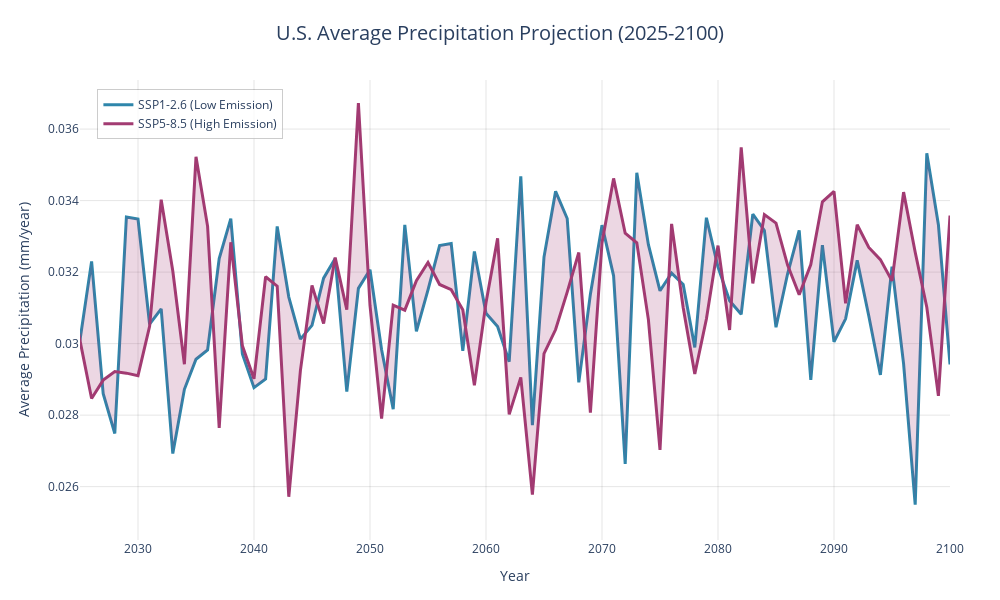

The notebook cell this image was saved under:
### Code cell
import pandas as pd
import plotly.graph_objects as go
import plotly.express as px
from pathlib import Path

# Load all regional data files
regions = ['midwest', 'northeast', 'south', 'west']
data_dir = Path('future_data')

# Load and combine all regional data
all_data = []
for region in regions:
    df = pd.read_csv(data_dir / f'{region}_futures_merged.csv')
    df['region'] = region
    all_data.append(df)

# Combine all regions
combined_df = pd.concat(all_data, ignore_index=True)

# Calculate average precipitation across all regions for each year
avg_precip = combined_df.groupby('year').agg({
    'low_emissions_pr': 'mean',
    'high_emissions_pr': 'mean'
}).reset_index()

# Filter for years 2025-2100
avg_precip = avg_precip[(avg_precip['year'] >= 2015) & (avg_precip['year'] <= 2100)]

# Unit conversion factor
CONVERSION_FACTOR = 1000 

avg_precip['low_emissions_pr_mm'] = avg_precip['low_emissions_pr'] * CONVERSION_FACTOR
avg_precip['high_emissions_pr_mm'] = avg_precip['high_emissions_pr'] * CONVERSION_FACTOR

# Create the line chart
fig = go.Figure()

# Add SSP1-2.6 (low emission) line
fig.add_trace(go.Scatter(
    x=avg_precip['year'],
    y=avg_precip['low_emissions_pr_mm'],
    mode='lines',
    name='SSP1-2.6 (Low Emission)',
    line=dict(color='#2E86AB', width=3),
    hovertemplate='<b>SSP1-2.6</b><br>' +
                  'Year: %{x}<br>' +
                  'Precipitation: %{y:.2f} mm/year<extra></extra>'
))

# Add SSP5-8.5 (high emission) line
fig.add_trace(go.Scatter(
    x=avg_precip['year'],
    y=avg_precip['high_emissions_pr_mm'],
    mode='lines',
    name='SSP5-8.5 (High Emission)',
    line=dict(color='#A23B72', width=3),
    hovertemplate='<b>SSP5-8.5</b><br>' +
                  'Year: %{x}<br>' +
                  'Precipitation: %{y:.2f} mm/year<extra></extra>'
))

# Add ribbon/fill between the lines to show divergence
fig.add_trace(go.Scatter(
    x=avg_precip['year'].tolist() + avg_precip['year'].tolist()[::-1],
    y=avg_precip['low_emissions_pr_mm'].tolist() + avg_precip['high_emissions_pr_mm'].tolist()[::-1],
    fill='toself',
    fillcolor='rgba(162, 59, 114, 0.2)',
    line=dict(color='rgba(255,255,255,0)'),
    hoverinfo='skip',
    showlegend=False,
    name='Divergence'
))

# Update layout
fig.update_layout(
    title={
        'text': 'U.S. Average Precipitation Projection (2025-2100)',
        'x': 0.5,
        'xanchor': 'center',
        'font': {'size': 20}
    },
    xaxis=dict(
        title='Year',
        titlefont=dict(size=14),
        tickfont=dict(size=12),
        range=[2025, 2100]
    ),
    yaxis=dict(
        title='Average Precipitation (mm/year)',
        titlefont=dict(size=14),
        tickfont=dict(size=12)
    ),
    hovermode='x unified',
    legend=dict(
        x=0.02,
        y=0.98,
        bgcolor='rgba(255, 255, 255, 0.8)',
        bordercolor='rgba(0, 0, 0, 0.2)',
        borderwidth=1
    ),
    plot_bgcolor='white',
    width=1000,
    height=600,
    margin=dict(l=80, r=50, t=80, b=60)
)

# Add grid
fig.update_xaxes(showgrid=True, gridwidth=1, gridcolor='rgba(0,0,0,0.1)')
fig.update_yaxes(showgrid=True, gridwidth=1, gridcolor='rgba(0,0,0,0.1)')

fig.show()

### Figure 1 — Plotly figure (JSON) as saved in the notebook; plotly's stock layout.template omitted (floating-point values rounded to 4 significant figures; data arrays with more than 128 entries replaced by an {"elided": "..."} marker saying what was removed)
{"data": [{"hovertemplate": "<b>SSP1-2.6</b><br>Year: %{x}<br>Precipitation: %{y:.2f} mm/year<extra></extra>", "line": {"color": "#2E86AB", "width": 3}, "mode": "lines", "name": "SSP1-2.6 (Low Emission)", "type": "scatter", "x": [2015, 2016, 2017, 2018, 2019, 2020, 2021, 2022, 2023, 2024, 2025, 2026, 2027, 2028, 2029, 2030, 2031, 2032, 2033, 2034, 2035, 2036, 2037, 2038, 2039, 2040, 2041, 2042, 2043, 2044, 2045, 2046, 2047, 2048, 2049, 2050, 2051, 2052, 2053, 2054, 2055, 2056, 2057, 2058, 2059, 2060, 2061, 2062, 2063, 2064, 2065, 2066, 2067, 2068, 2069, 2070, 2071, 2072, 2073, 2074, 2075, 2076, 2077, 2078, 2079, 2080, 2081, 2082, 2083, 2084, 2085, 2086, 2087, 2088, 2089, 2090, 2091, 2092, 2093, 2094, 2095, 2096, 2097, 2098, 2099, 2100], "y": [0.02952, 0.02871, 0.02904, 0.03147, 0.03366, 0.0318, 0.02844, 0.02933, 0.0318, 0.02875, 0.0301, 0.0323, 0.0286, 0.02749, 0.03354, 0.03349, 0.03054, 0.03097, 0.02693, 0.02872, 0.02956, 0.02982, 0.03238, 0.0335, 0.02971, 0.02877, 0.02901, 0.03328, 0.0313, 0.03013, 0.03051, 0.03183, 0.03238, 0.02866, 0.03155, 0.03207, 0.02983, 0.02817, 0.03332, 0.03034, 0.0315, 0.03274, 0.0328, 0.0298, 0.03258, 0.03085, 0.03048, 0.02949, 0.03468, 0.02772, 0.03242, 0.03426, 0.0335, 0.02892, 0.03138, 0.03331, 0.0319, 0.02664, 0.03478, 0.03277, 0.03148, 0.03197, 0.03166, 0.02989, 0.03352, 0.03214, 0.0312, 0.03082, 0.03362, 0.03316, 0.03046, 0.03195, 0.03317, 0.02898, 0.03276, 0.03005, 0.03069, 0.03233, 0.03077, 0.02912, 0.03215, 0.02944, 0.0255, 0.03533, 0.03333, 0.02942]}, {"hovertemplate": "<b>SSP5-8.5</b><br>Year: %{x}<br>Precipitation: %{y:.2f} mm/year<extra></extra>", "line": {"color": "#A23B72", "width": 3}, "mode": "lines", "name": "SSP5-8.5 (High Emission)", "type": "scatter", "x": [2015, 2016, 2017, 2018, 2019, 2020, 2021, 2022, 2023, 2024, 2025, 2026, 2027, 2028, 2029, 2030, 2031, 2032, 2033, 2034, 2035, 2036, 2037, 2038, 2039, 2040, 2041, 2042, 2043, 2044, 2045, 2046, 2047, 2048, 2049, 2050, 2051, 2052, 2053, 2054, 2055, 2056, 2057, 2058, 2059, 2060, 2061, 2062, 2063, 2064, 2065, 2066, 2067, 2068, 2069, 2070, 2071, 2072, 2073, 2074, 2075, 2076, 2077, 2078, 2079, 2080, 2081, 2082, 2083, 2084, 2085, 2086, 2087, 2088, 2089, 2090, 2091, 2092, 2093, 2094, 2095, 2096, 2097, 2098, 2099, 2100], "y": [0.03184, 0.03067, 0.03026, 0.02683, 0.0309, 0.03093, 0.02749, 0.03087, 0.02515, 0.03189, 0.03009, 0.02847, 0.02898, 0.02922, 0.02917, 0.02911, 0.03048, 0.03403, 0.03203, 0.02942, 0.03522, 0.03328, 0.02764, 0.03284, 0.02994, 0.02902, 0.03187, 0.03161, 0.02572, 0.02924, 0.03163, 0.03056, 0.03241, 0.03095, 0.03673, 0.03107, 0.0279, 0.03108, 0.03094, 0.03176, 0.03227, 0.03165, 0.03151, 0.03095, 0.02884, 0.03114, 0.03294, 0.02802, 0.02906, 0.02578, 0.02972, 0.03039, 0.03144, 0.03255, 0.02807, 0.03281, 0.03462, 0.03309, 0.03282, 0.03067, 0.02703, 0.03335, 0.031, 0.02915, 0.03069, 0.03274, 0.03038, 0.03549, 0.03168, 0.03361, 0.03337, 0.0322, 0.03137, 0.03221, 0.03397, 0.03426, 0.03113, 0.03332, 0.03269, 0.03235, 0.03176, 0.03424, 0.03256, 0.03102, 0.02854, 0.03358]}, {"fill": "toself", "fillcolor": "rgba(162, 59, 114, 0.2)", "hoverinfo": "skip", "line": {"color": "rgba(255,255,255,0)"}, "name": "Divergence", "showlegend": false, "type": "scatter", "x": {"elided": "172 int values"}, "y": {"elided": "172 float values"}}], "layout": {"height": 600, "hovermode": "x unified", "legend": {"bgcolor": "rgba(255, 255, 255, 0.8)", "bordercolor": "rgba(0, 0, 0, 0.2)", "borderwidth": 1, "x": 0.02, "y": 0.98}, "margin": {"b": 60, "l": 80, "r": 50, "t": 80}, "plot_bgcolor": "white", "title": {"font": {"size": 20}, "text": "U.S. Average Precipitation Projection (2025-2100)", "x": 0.5, "xanchor": "center"}, "width": 1000, "xaxis": {"gridcolor": "rgba(0,0,0,0.1)", "gridwidth": 1, "range": [2025, 2100], "showgrid": true, "tickfont": {"size": 12}, "title": {"font": {"size": 14}, "text": "Year"}}, "yaxis": {"gridcolor": "rgba(0,0,0,0.1)", "gridwidth": 1, "showgrid": true, "tickfont": {"size": 12}, "title": {"font": {"size": 14}, "text": "Average Precipitation (mm/year)"}}}}
